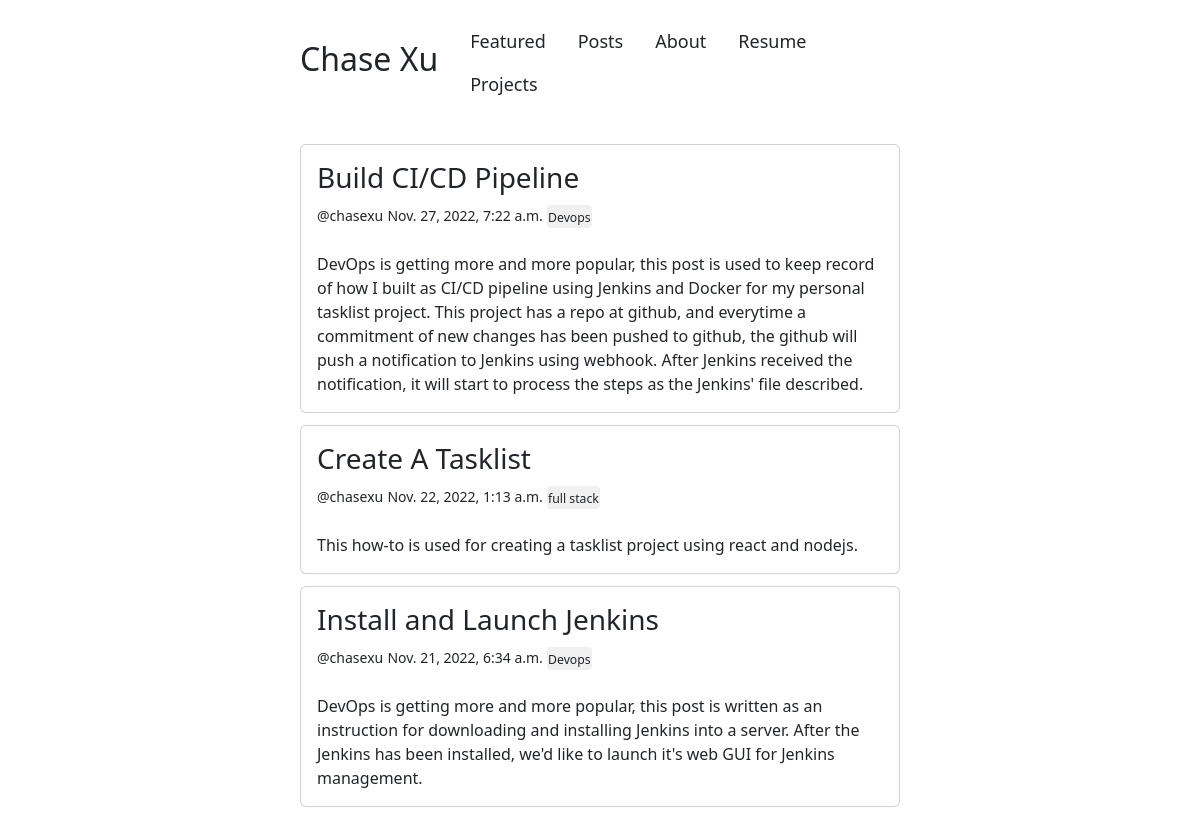
The app's page /posts/all/ with its own data.
### blog/models.py (models this page shows, shortened)
class Post(models.Model):
    title = models.CharField(max_length=100)
    slug = models.SlugField(null=True)
    overview = models.TextField()
    timestamp = models.DateTimeField(auto_now_add=True)
    content = QuillField()
    author = models.ForeignKey(Author, on_delete=models.CASCADE)
    thumbnail = models.ImageField(blank=True)
    categories = models.ManyToManyField(Category, related_name='Post')
    featured = models.BooleanField()

class Author(models.Model):
    user = models.OneToOneField(User, on_delete=models.CASCADE)
    def __str__(self):
        return self.user.username

class Category(models.Model):
    title = models.CharField(max_length=20)
    subtitle = models.CharField(max_length=20, null=True)
    slug = models.SlugField(null=True)
    thumbnail = models.ImageField(blank=True)
    def __str__(self):
        return self.title

### blog/views.py (the view)
# urls.py: path('posts/all/', allposts, name='allposts'),
def allposts(request, page=1):
    posts = Post.objects.order_by('-timestamp')
    context = {
        'posts': posts,
    }
    return render(request, 'all_posts.html', context)

### templates/all_posts.html (shortened to what this page needs)
{%extends 'base.html'%}
{%block all_posts%}
<div style="margin-top: 5%;" >
    {%if posts%}
        {%for obj in posts%}
            <div class='card' >
                <div class="card-body">
                    <h3 class="card-title" style="cursor: pointer;" onclick="location.href='{%url 'post' obj.id%}'">{{obj.title}}</h3>
                    <small>@{{obj.author}}</small> <small>{{obj.timestamp}}</small>
                    {% for cat in obj.categories.all%}
                        <button class="btn btn-sm" onclick="location.href='{%url 'category' cat.id%}'"><small>{{cat}}</small></button>
                    {%endfor%}
                    <br>
                    <br>
                    <p class="card-text">{{obj.overview}}</p>
                </div>
            </div>
        {%endfor%}
    {%endif%}
</div>
{%endblock%}

### templates/base.html (style rules this page uses)
body { margin-bottom: 20%; }

### templates/all_posts.html (style rules this page uses)
.card { margin-bottom: 2%; }
.btn { background: rgb(240, 240, 240); padding: 0; }

### records on screen
Post: title "Build CI/CD Pipeline", author "chasexu", timestamp "Nov. 27, 2022, 7:22 a.m.", overview "DevOps is getting more and more popular, this post is used to keep record of how I built as CI/CD pipeline using Jenkins and Docker for my personal tasklist project. This project has a repo at github, and everytime a commitment of new changes has been pushed to github, the github will push a notification to Jenkins using webhook. After Jenkins received the notification, it will start to process the steps as the Jenkins' file described."
Category: title "Devops"
Post: title "Create A Tasklist", author "chasexu", timestamp "Nov. 22, 2022, 1:13 a.m.", overview "This how-to is used for creating a tasklist project using react and nodejs."
Category: title "full stack"
Post: title "Install and Launch Jenkins", author "chasexu", timestamp "Nov. 21, 2022, 6:34 a.m.", overview "DevOps is getting more and more popular, this post is written as an instruction for downloading and installing Jenkins into a server. After the Jenkins has been installed, we'd like to launch it's web GUI for Jenkins management."
